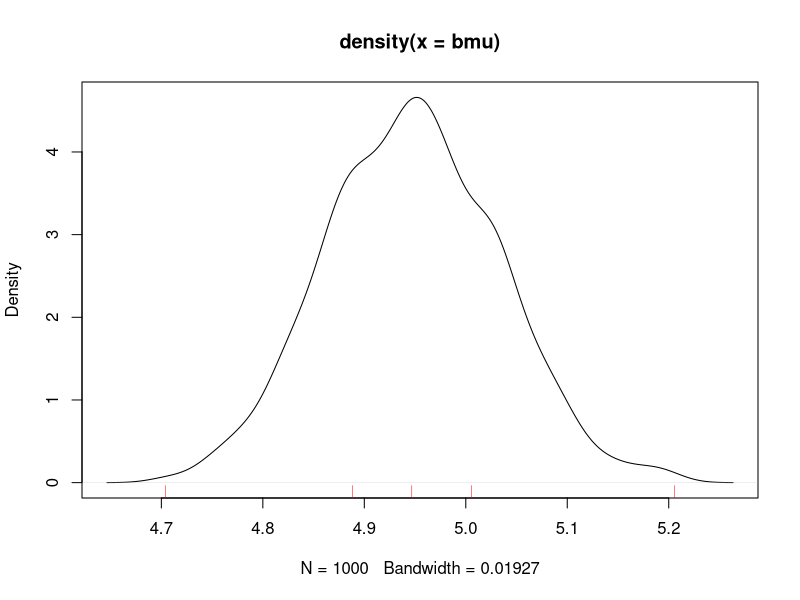
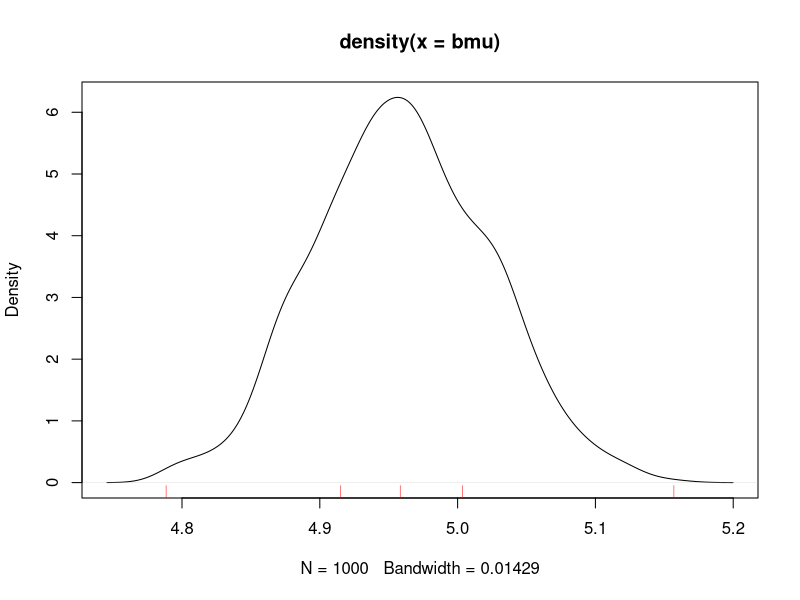
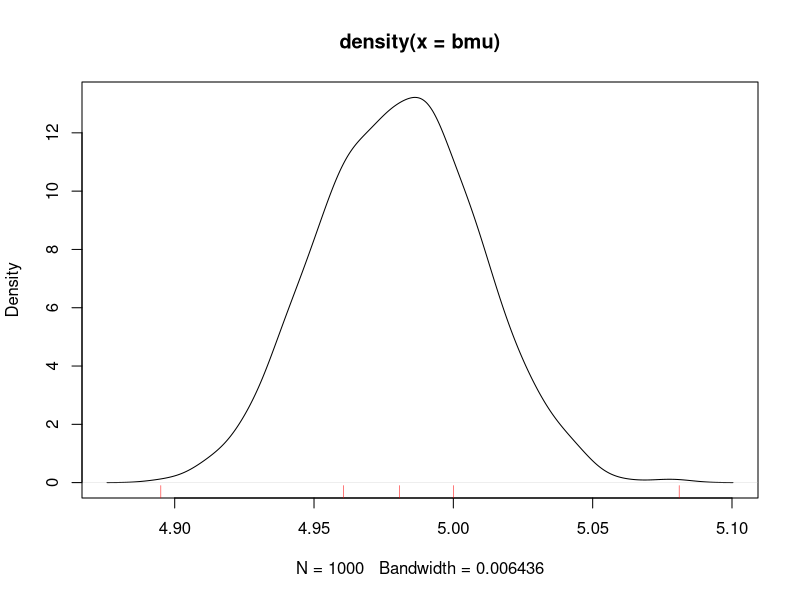

Source code (R) for these figures, in order:
## ---- chunk 1
x<-4
if(x>3){
  print("dd")
}else{
  print("small")
}
## ---- chunk 2
N<-500
metasample<-rnorm(N,5,2)

bmu<-numeric(1000)
for(i in 1:1000){
  rndno<-as.integer(runif(N)*N)+1
  smp<-metasample[rndno]
  bmu[i]<-mean(smp)
  
}
p<-density(bmu)  
print(p)  
plot(p)
qq<-quantile(bmu)
rug(qq,col="red")
## ---- chunk 3
N<-1000
metasample<-rnorm(N,5,2)

bmu<-numeric(1000)
for(i in 1:1000){
  rndno<-as.integer(runif(N)*N)+1
  smp<-metasample[rndno]
  bmu[i]<-mean(smp)
  
}
p<-density(bmu)  
print(p)  
plot(p)
qq<-quantile(bmu)
rug(qq,col="red")
## ---- chunk 4
N<-5000
metasample<-rnorm(N,5,2)

bmu<-numeric(1000)
for(i in 1:1000){
  rndno<-as.integer(runif(N)*N)+1
  smp<-metasample[rndno]
  bmu[i]<-mean(smp)
  
}
p<-density(bmu)  
print(p)  
plot(p)
qq<-quantile(bmu)
rug(qq,col="red")
